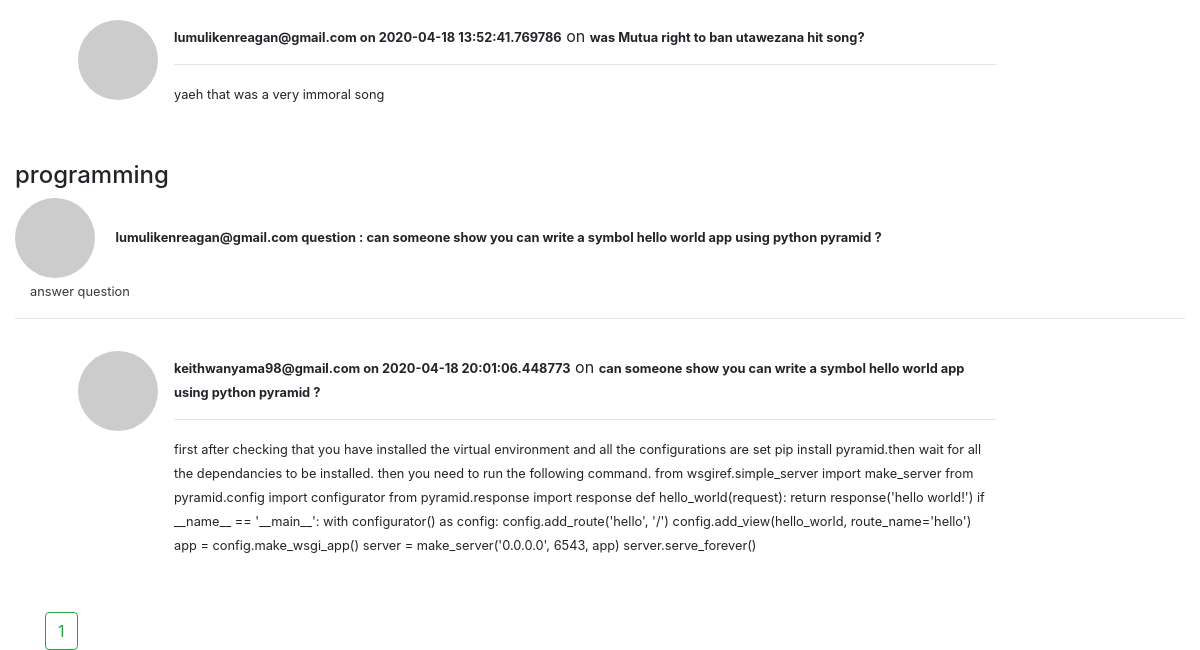
Before: /question (signed in, lower part) with the older database file.
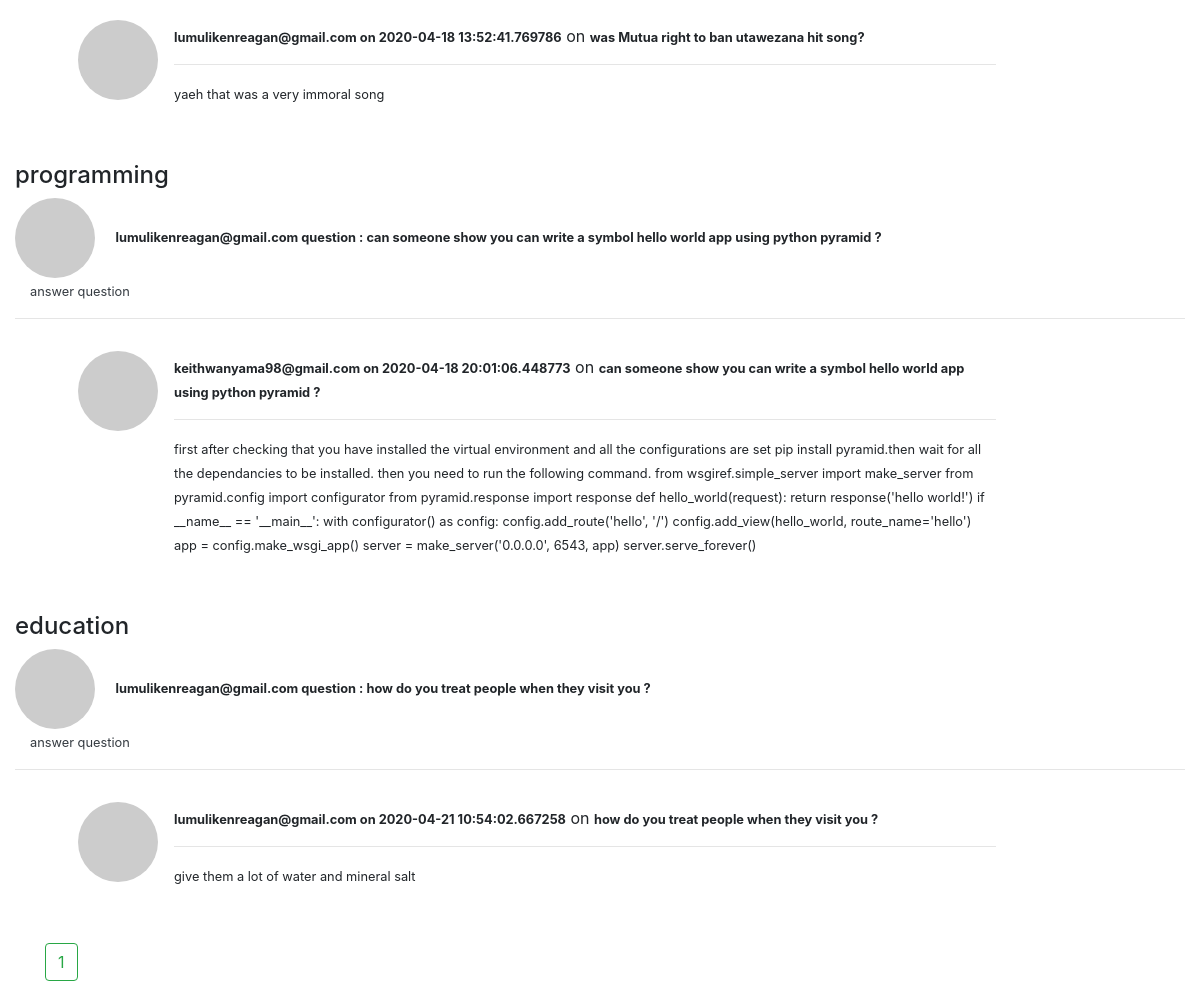
After: the same page with the newer database file.
### app.py (models this page shows, shortened)
class Answers(UserMixin, db.Model):
    id = db.Column(db.Integer, primary_key=True)
    answer = db.Column(db.Text, nullable=False)
    upvote = db.Column(db.Integer, default=0)
    author = db.Column(db.String(200), nullable=False)
    url = db.Column(db.String(200), nullable=False)
    date = db.Column(db.String(200), nullable=False, default=datetime.today().now)
    question_id = db.Column(db.ForeignKey('questions.id'))

class Questions(UserMixin, db.Model):
    id = db.Column(db.Integer, primary_key=True)
    question = db.Column(db.Text, nullable=False)
    is_answered = db.Column(db.Boolean, default=False)
    category = db.Column(db.String(200), nullable=False)
    author = db.Column(db.String(200), nullable=False)
    url = db.Column(db.String(200), nullable=False)
    upvote = db.Column(db.Integer, default=0)
    answer = db.relationship('Answers', backref='question')

### app.py (the view)
@app.route('/question', methods=['GET', 'POST'])
def question():
    page = request.args.get('page', type=int)
    user = User.query.filter_by(name=session['username']).first()
    count = Posts.query.filter_by(user_id=user.id).count()
    qn = Questions.query.paginate(page=page, per_page=6)
    return render_template('question.html', qn=qn, user=user, count=count)

### app.py (called while the page is built)
@app.before_request
def before_request():
    g.user = None
    if 'username' in session:
        g.user = session['username']

### templates/question.html (shortened to what this page needs)
<!DOCTYPE html>
<html lang="eng">
<head>
    <link rel="stylesheet" href="{{url_for('static', filename='css/bootstrap.min.css')}}">
    <link rel="stylesheet" href="https://cdnjs.cloudflare.com/ajax/libs/font-awesome/4.7.0/css/font-awesome.min.css">
</head>
<body>
    <div class="container-fluid">
        <div class="row">
            <div class="col-lg-12">
                {%for qn in qn.items%}
                <li class="media my-4">
                    <div class="media-body">
                        <h4>{{qn.category}}</h4>
                        <img src="https://gravatar.com/avatar/{{qn.url}}?s=80&d=monsterid" class="mr-3 rounded-circle" alt="...">
                        <small class="text font-weight-bolder"> {{qn.author}} question : {{qn.question}}</small>
                        <div class="container-fluid">
                            <small><a href="{{url_for('answ', id=qn.id)}}" class="text text-dark text-decoration-none"> answer question</a></small>
                        </div>
                        <hr/>
                        <div class="row ml-lg-5">
                            {%for answer in qn.answer%}
                            <div class="col-lg-10">
                                <ul class="list-unstyled mt-3" style="background-color: white;">
                                    <li class="media">
                                        <img src="https://gravatar.com/avatar/{{answer.url}}?s=80&d=monsterid" class="mr-3 rounded-circle" alt="...">
                                        <div class="media-body">
                                            <small class="text font-weight-bolder">{{answer.author}} on {{answer.date}}</small> on
                                            <small class="text font-weight-bolder">{{answer.question.question}}</small>
                                            <hr>
                                            <p class="text text-lowercase mr-2"><small>{{answer.answer}}</small></p>
                                        </div>
                                    </li>
                                </ul>
                            </div>
                            {%endfor%}
                        </div>
                    </div>
                </li>
                {%endfor%}
                <div class="container">
                    {%for page in qn.iter_pages(left_edge=1, right_edge=1, left_current=1, right_current=1)%} {%if page%} {%if page==page%}
                    <a href="{{url_for('question', page=page)}}" class="btn btn-outline-success">{{page}}</a> {%else%}
                    <a href="{{url_for('question', page=page)}}" class="btn btn-outline-success">{{page}}</a> {%endif%} {%else%} --- {%endif%} {%endfor%}
                </div>
            </div>
        </div>
    </div>
</body>
</html>

Changed rows visible on the page:
added Questions: category "education", author "lumulikenreagan@gmail.com", question "how do you treat people when they visit you ?"
added Answers: author "lumulikenreagan@gmail.com", date "2020-04-21 10:54:02.667258", question.question "how do you treat people when they visit you ?", answer "give them a lot of water and mineral salt", shown under "education"
